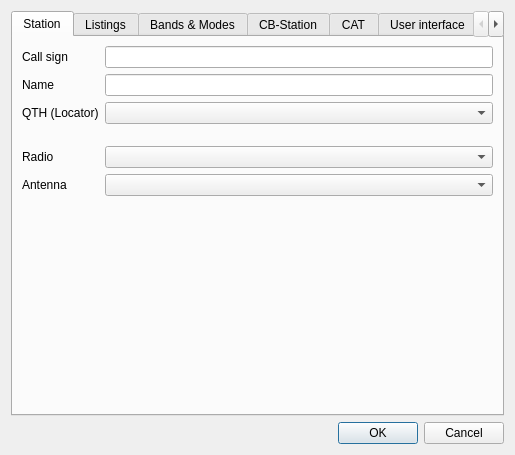
<?xml version="1.0" encoding="UTF-8"?>
<ui version="4.0">
 <class>Dialog</class>
 <widget class="QDialog" name="Dialog">
  <property name="geometry">
   <rect>
    <x>0</x>
    <y>0</y>
    <width>515</width>
    <height>455</height>
   </rect>
  </property>
  <property name="windowTitle">
   <string>Settings</string>
  </property>
  <layout class="QVBoxLayout" name="verticalLayout">
   <item>
    <widget class="QTabWidget" name="tabWidget">
     <property name="sizePolicy">
      <sizepolicy hsizetype="Expanding" vsizetype="Ignored">
       <horstretch>0</horstretch>
       <verstretch>0</verstretch>
      </sizepolicy>
     </property>
     <property name="currentIndex">
      <number>0</number>
     </property>
     <widget class="QWidget" name="station">
      <attribute name="title">
       <string>Station</string>
      </attribute>
      <layout class="QFormLayout" name="formLayout">
       <item row="0" column="0">
        <widget class="QLabel" name="label">
         <property name="text">
          <string>Call sign</string>
         </property>
        </widget>
       </item>
       <item row="0" column="1">
        <widget class="QLineEdit" name="callsignLineEdit"/>
       </item>
       <item row="1" column="0">
        <widget class="QLabel" name="label_2">
         <property name="text">
          <string>Name</string>
         </property>
        </widget>
       </item>
       <item row="1" column="1">
        <widget class="QLineEdit" name="nameLineEdit"/>
       </item>
       <item row="2" column="0">
        <widget class="QLabel" name="label_3">
         <property name="text">
          <string>QTH (Locator)</string>
         </property>
        </widget>
       </item>
       <item row="3" column="1">
        <spacer name="verticalSpacer">
         <property name="orientation">
          <enum>Qt::Vertical</enum>
         </property>
         <property name="sizeType">
          <enum>QSizePolicy::Minimum</enum>
         </property>
         <property name="sizeHint" stdset="0">
          <size>
           <width>20</width>
           <height>10</height>
          </size>
         </property>
        </spacer>
       </item>
       <item row="4" column="0">
        <widget class="QLabel" name="label_5">
         <property name="text">
          <string>Radio</string>
         </property>
        </widget>
       </item>
       <item row="4" column="1">
        <widget class="QComboBox" name="radioComboBox"/>
       </item>
       <item row="5" column="0">
        <widget class="QLabel" name="label_6">
         <property name="text">
          <string>Antenna</string>
         </property>
        </widget>
       </item>
       <item row="5" column="1">
        <widget class="QComboBox" name="antennaComboBox"/>
       </item>
       <item row="6" column="1">
        <spacer name="verticalSpacer_11">
         <property name="orientation">
          <enum>Qt::Vertical</enum>
         </property>
         <property name="sizeHint" stdset="0">
          <size>
           <width>20</width>
           <height>500</height>
          </size>
         </property>
        </spacer>
       </item>
       <item row="2" column="1">
        <widget class="QComboBox" name="qthComboBox"/>
       </item>
      </layout>
     </widget>
     <widget class="QWidget" name="listings">
      <attribute name="title">
       <string>Listings</string>
      </attribute>
      <layout class="QVBoxLayout" name="verticalLayout_12">
       <item>
        <widget class="QWidget" name="listingsWidget" native="true">
         <layout class="QGridLayout" name="gridLayout"/>
        </widget>
       </item>
      </layout>
     </widget>
     <widget class="QWidget" name="bands_modes">
      <attribute name="title">
       <string>Bands &amp;&amp; Modes</string>
      </attribute>
      <layout class="QVBoxLayout" name="verticalLayout_14">
       <item>
        <widget class="QGroupBox" name="bandsGroupBox">
         <property name="title">
          <string>Bands</string>
         </property>
         <layout class="QHBoxLayout" name="horizontalLayout"/>
        </widget>
       </item>
       <item>
        <widget class="QGroupBox" name="modesGroupBox">
         <property name="title">
          <string>Modes</string>
         </property>
         <layout class="QHBoxLayout" name="horizontalLayout_11"/>
        </widget>
       </item>
      </layout>
     </widget>
     <widget class="QWidget" name="cb_station">
      <attribute name="title">
       <string>CB-Station</string>
      </attribute>
      <layout class="QFormLayout" name="formLayout_2">
       <item row="0" column="0">
        <widget class="QLabel" name="label_10">
         <property name="text">
          <string>Call sign</string>
         </property>
        </widget>
       </item>
       <item row="0" column="1">
        <widget class="QLineEdit" name="callsignCBLineEdit"/>
       </item>
       <item row="1" column="0">
        <widget class="QLabel" name="label_9">
         <property name="text">
          <string>Radio</string>
         </property>
        </widget>
       </item>
       <item row="1" column="1">
        <widget class="QLineEdit" name="radioCBLineEdit"/>
       </item>
       <item row="2" column="0">
        <widget class="QLabel" name="label_11">
         <property name="text">
          <string>Antenna</string>
         </property>
        </widget>
       </item>
       <item row="2" column="1">
        <widget class="QLineEdit" name="antennaCBLineEdit"/>
       </item>
       <item row="5" column="1">
        <spacer name="verticalSpacer_2">
         <property name="orientation">
          <enum>Qt::Vertical</enum>
         </property>
         <property name="sizeHint" stdset="0">
          <size>
           <width>20</width>
           <height>40</height>
          </size>
         </property>
        </spacer>
       </item>
       <item row="3" column="1">
        <widget class="QCheckBox" name="cbDefaultCheckBox">
         <property name="text">
          <string>Select CB band by default</string>
         </property>
        </widget>
       </item>
       <item row="4" column="1">
        <widget class="QCheckBox" name="expCBQSOsCheckBox">
         <property name="toolTip">
          <string>On import CB QSOs will always be handled</string>
         </property>
         <property name="text">
          <string>Export CB QSOs to ADIF</string>
         </property>
        </widget>
       </item>
      </layout>
     </widget>
     <widget class="QWidget" name="cat">
      <attribute name="title">
       <string>CAT</string>
      </attribute>
      <layout class="QFormLayout" name="formLayout_3">
       <item row="1" column="0">
        <widget class="QLabel" name="rigctldPathLabel">
         <property name="text">
          <string>Hamlib rigctld</string>
         </property>
        </widget>
       </item>
       <item row="1" column="1">
        <layout class="QHBoxLayout" name="horizontalLayout_2">
         <property name="spacing">
          <number>0</number>
         </property>
         <item>
          <widget class="QLineEdit" name="hamlibPathLineEdit">
           <property name="readOnly">
            <bool>true</bool>
           </property>
          </widget>
         </item>
         <item>
          <widget class="QToolButton" name="hamlibPathToolButton">
           <property name="text">
            <string>...</string>
           </property>
          </widget>
         </item>
        </layout>
       </item>
       <item row="2" column="1">
        <widget class="QLabel" name="checkHamlibLabel">
         <property name="palette">
          <palette>
           <active>
            <colorrole role="WindowText">
             <brush brushstyle="SolidPattern">
              <color alpha="255">
               <red>255</red>
               <green>0</green>
               <blue>0</blue>
              </color>
             </brush>
            </colorrole>
           </active>
           <inactive>
            <colorrole role="WindowText">
             <brush brushstyle="SolidPattern">
              <color alpha="255">
               <red>255</red>
               <green>0</green>
               <blue>0</blue>
              </color>
             </brush>
            </colorrole>
           </inactive>
           <disabled/>
          </palette>
         </property>
         <property name="text">
          <string/>
         </property>
        </widget>
       </item>
       <item row="3" column="0">
        <widget class="QLabel" name="label_12">
         <property name="text">
          <string>Interface</string>
         </property>
        </widget>
       </item>
       <item row="3" column="1">
        <layout class="QHBoxLayout" name="horizontalLayout_5">
         <item>
          <widget class="QLineEdit" name="catInterfaceLineEdit"/>
         </item>
         <item>
          <widget class="QComboBox" name="catBaudComboBox">
           <item>
            <property name="text">
             <string>128000</string>
            </property>
           </item>
           <item>
            <property name="text">
             <string>115200</string>
            </property>
           </item>
           <item>
            <property name="text">
             <string>57600</string>
            </property>
           </item>
           <item>
            <property name="text">
             <string>38400</string>
            </property>
           </item>
           <item>
            <property name="text">
             <string>19200</string>
            </property>
           </item>
           <item>
            <property name="text">
             <string>14400</string>
            </property>
           </item>
           <item>
            <property name="text">
             <string>9600</string>
            </property>
           </item>
           <item>
            <property name="text">
             <string>4800</string>
            </property>
           </item>
           <item>
            <property name="text">
             <string>2400</string>
            </property>
           </item>
           <item>
            <property name="text">
             <string>1200</string>
            </property>
           </item>
          </widget>
         </item>
        </layout>
       </item>
       <item row="5" column="0">
        <widget class="QLabel" name="label_13">
         <property name="text">
          <string>Rig</string>
         </property>
        </widget>
       </item>
       <item row="5" column="1">
        <layout class="QHBoxLayout" name="horizontalLayout_3">
         <item>
          <widget class="QComboBox" name="manufacturerComboBox"/>
         </item>
         <item>
          <widget class="QComboBox" name="modelComboBox"/>
         </item>
        </layout>
       </item>
       <item row="6" column="1">
        <spacer name="verticalSpacer_3">
         <property name="orientation">
          <enum>Qt::Vertical</enum>
         </property>
         <property name="sizeType">
          <enum>QSizePolicy::Minimum</enum>
         </property>
         <property name="sizeHint" stdset="0">
          <size>
           <width>20</width>
           <height>20</height>
          </size>
         </property>
        </spacer>
       </item>
       <item row="7" column="1">
        <layout class="QHBoxLayout" name="horizontalLayout_4">
         <item>
          <widget class="QPushButton" name="ctrlRigctldPushButton">
           <property name="text">
            <string>Start</string>
           </property>
           <property name="checkable">
            <bool>true</bool>
           </property>
          </widget>
         </item>
         <item>
          <spacer name="horizontalSpacer_2">
           <property name="orientation">
            <enum>Qt::Horizontal</enum>
           </property>
           <property name="sizeHint" stdset="0">
            <size>
             <width>40</width>
             <height>20</height>
            </size>
           </property>
          </spacer>
         </item>
        </layout>
       </item>
       <item row="9" column="1">
        <widget class="QLabel" name="checkHamlibRunLabel">
         <property name="text">
          <string/>
         </property>
        </widget>
       </item>
       <item row="8" column="1">
        <spacer name="verticalSpacer_7">
         <property name="orientation">
          <enum>Qt::Vertical</enum>
         </property>
         <property name="sizeHint" stdset="0">
          <size>
           <width>20</width>
           <height>1000</height>
          </size>
         </property>
        </spacer>
       </item>
      </layout>
     </widget>
     <widget class="QWidget" name="userinterface">
      <attribute name="title">
       <string>User interface</string>
      </attribute>
      <layout class="QHBoxLayout" name="horizontalLayout_6">
       <item>
        <layout class="QVBoxLayout" name="verticalLayout_5">
         <item>
          <widget class="QGroupBox" name="groupBox_2">
           <property name="title">
            <string>Sort on column</string>
           </property>
           <layout class="QHBoxLayout" name="horizontalLayout_8">
            <item>
             <layout class="QVBoxLayout" name="verticalLayout_11">
              <item>
               <widget class="QComboBox" name="sortComboBox"/>
              </item>
              <item>
               <spacer name="verticalSpacer_10">
                <property name="orientation">
                 <enum>Qt::Vertical</enum>
                </property>
                <property name="sizeHint" stdset="0">
                 <size>
                  <width>20</width>
                  <height>40</height>
                 </size>
                </property>
               </spacer>
              </item>
             </layout>
            </item>
            <item>
             <layout class="QVBoxLayout" name="verticalLayout_10">
              <item>
               <widget class="QRadioButton" name="sortAscRadioButton">
                <property name="text">
                 <string>Ascending</string>
                </property>
                <property name="checked">
                 <bool>true</bool>
                </property>
               </widget>
              </item>
              <item>
               <widget class="QRadioButton" name="sortDscRadioButton">
                <property name="text">
                 <string>Descending</string>
                </property>
               </widget>
              </item>
             </layout>
            </item>
           </layout>
          </widget>
         </item>
         <item>
          <spacer name="verticalSpacer_6">
           <property name="orientation">
            <enum>Qt::Vertical</enum>
           </property>
           <property name="sizeHint" stdset="0">
            <size>
             <width>20</width>
             <height>40</height>
            </size>
           </property>
          </spacer>
         </item>
         <item>
          <widget class="QGroupBox" name="groupBox_7">
           <property name="title">
            <string>Recent QSOs</string>
           </property>
           <layout class="QHBoxLayout" name="horizontalLayout_9">
            <item>
             <widget class="QLabel" name="label_20">
              <property name="text">
               <string>Show QSOs from</string>
              </property>
             </widget>
            </item>
            <item>
             <widget class="QComboBox" name="recentQSOsComboBox">
              <item>
               <property name="text">
                <string>Show all</string>
               </property>
              </item>
              <item>
               <property name="text">
                <string>Last week</string>
               </property>
              </item>
              <item>
               <property name="text">
                <string>Last month</string>
               </property>
              </item>
              <item>
               <property name="text">
                <string>Last half year</string>
               </property>
              </item>
              <item>
               <property name="text">
                <string>Last year</string>
               </property>
              </item>
             </widget>
            </item>
            <item>
             <spacer name="horizontalSpacer_3">
              <property name="orientation">
               <enum>Qt::Horizontal</enum>
              </property>
              <property name="sizeHint" stdset="0">
               <size>
                <width>40</width>
                <height>20</height>
               </size>
              </property>
             </spacer>
            </item>
           </layout>
          </widget>
         </item>
         <item>
          <widget class="QGroupBox" name="columnsGroupBox">
           <property name="title">
            <string>Show or hide columns</string>
           </property>
           <layout class="QHBoxLayout" name="horizontalLayout_7"/>
          </widget>
         </item>
         <item>
          <widget class="QGroupBox" name="groupBox_8">
           <property name="toolTip">
            <string>Effective after application restart</string>
           </property>
           <property name="title">
            <string>Logging output</string>
           </property>
           <layout class="QHBoxLayout" name="horizontalLayout_10">
            <item>
             <widget class="QLabel" name="label_21">
              <property name="text">
               <string>Level</string>
              </property>
             </widget>
            </item>
            <item>
             <widget class="QComboBox" name="logLevelComboBox">
              <property name="currentText">
               <string notr="true">Info</string>
              </property>
              <property name="currentIndex">
               <number>1</number>
              </property>
              <item>
               <property name="text">
                <string notr="true">Debug</string>
               </property>
              </item>
              <item>
               <property name="text">
                <string notr="true">Info</string>
               </property>
              </item>
              <item>
               <property name="text">
                <string notr="true">Warning</string>
               </property>
              </item>
              <item>
               <property name="text">
                <string notr="true">Error</string>
               </property>
              </item>
              <item>
               <property name="text">
                <string notr="true">Critical</string>
               </property>
              </item>
             </widget>
            </item>
            <item>
             <widget class="QCheckBox" name="logToFileCheckBox">
              <property name="text">
               <string>Log to file</string>
              </property>
             </widget>
            </item>
            <item>
             <spacer name="horizontalSpacer_4">
              <property name="orientation">
               <enum>Qt::Horizontal</enum>
              </property>
              <property name="sizeHint" stdset="0">
               <size>
                <width>40</width>
                <height>20</height>
               </size>
              </property>
             </spacer>
            </item>
           </layout>
          </widget>
         </item>
        </layout>
       </item>
      </layout>
     </widget>
     <widget class="QWidget" name="import_export">
      <attribute name="title">
       <string>Import/Export</string>
      </attribute>
      <layout class="QVBoxLayout" name="verticalLayout_2">
       <item>
        <widget class="QGroupBox" name="groupBox_3">
         <property name="title">
          <string>Export</string>
         </property>
         <layout class="QVBoxLayout" name="verticalLayout_7">
          <item>
           <widget class="QCheckBox" name="expOwnNotesADIFCheckBox">
            <property name="text">
             <string>Export own notes to ADIF</string>
            </property>
           </widget>
          </item>
          <item>
           <widget class="QCheckBox" name="expRecentOnlyCheckBox">
            <property name="toolTip">
             <string>See settings page &quot;User interface&quot;</string>
            </property>
            <property name="text">
             <string>Export only recent QSOs</string>
            </property>
           </widget>
          </item>
         </layout>
        </widget>
       </item>
       <item>
        <widget class="QGroupBox" name="groupBox_9">
         <property name="title">
          <string>ADIF Import</string>
         </property>
         <layout class="QVBoxLayout" name="verticalLayout_13">
          <item>
           <widget class="QCheckBox" name="useCfgIDImportCheckBox">
            <property name="text">
             <string>Use configured ID for missing values</string>
            </property>
           </widget>
          </item>
          <item>
           <widget class="QCheckBox" name="useCfgStationImportCheckBox">
            <property name="text">
             <string>Use configured Station for missing values</string>
            </property>
           </widget>
          </item>
         </layout>
        </widget>
       </item>
       <item>
        <widget class="QGroupBox" name="groupBox_4">
         <property name="title">
          <string>Watch File</string>
         </property>
         <layout class="QVBoxLayout" name="verticalLayout_8">
          <item>
           <widget class="QCheckBox" name="useCfgIDWatchCheckBox">
            <property name="text">
             <string>Use configured ID for missing values</string>
            </property>
           </widget>
          </item>
          <item>
           <widget class="QCheckBox" name="useCfgStationWatchCheckBox">
            <property name="text">
             <string>Use configured Station for missing values</string>
            </property>
           </widget>
          </item>
         </layout>
        </widget>
       </item>
       <item>
        <widget class="QGroupBox" name="groupBox_10">
         <property name="title">
          <string>CassiopeiaConsole</string>
         </property>
         <layout class="QVBoxLayout" name="verticalLayout_15">
          <item>
           <widget class="QCheckBox" name="useCfgStationCCCheckBox">
            <property name="text">
             <string>Use configured Station for missing values</string>
            </property>
           </widget>
          </item>
         </layout>
        </widget>
       </item>
       <item>
        <spacer name="verticalSpacer_8">
         <property name="orientation">
          <enum>Qt::Vertical</enum>
         </property>
         <property name="sizeHint" stdset="0">
          <size>
           <width>20</width>
           <height>40</height>
          </size>
         </property>
        </spacer>
       </item>
      </layout>
     </widget>
     <widget class="QWidget" name="credentials">
      <attribute name="title">
       <string>Credentials</string>
      </attribute>
      <layout class="QVBoxLayout" name="verticalLayout_9">
       <item>
        <widget class="QGroupBox" name="groupBox_5">
         <property name="title">
          <string>Callbook</string>
         </property>
         <layout class="QFormLayout" name="formLayout_4">
          <item row="1" column="0">
           <widget class="QLabel" name="label_16">
            <property name="text">
             <string>Username</string>
            </property>
           </widget>
          </item>
          <item row="1" column="1">
           <widget class="QLineEdit" name="callbookUserLineEdit"/>
          </item>
          <item row="2" column="0">
           <widget class="QLabel" name="label_17">
            <property name="text">
             <string>Password</string>
            </property>
           </widget>
          </item>
          <item row="2" column="1">
           <widget class="QLineEdit" name="callbookPasswdLineEdit">
            <property name="echoMode">
             <enum>QLineEdit::PasswordEchoOnEdit</enum>
            </property>
           </widget>
          </item>
          <item row="0" column="1">
           <widget class="QComboBox" name="callbookComboBox"/>
          </item>
          <item row="0" column="0">
           <widget class="QLabel" name="label_24">
            <property name="text">
             <string>Service</string>
            </property>
           </widget>
          </item>
         </layout>
        </widget>
       </item>
       <item>
        <widget class="QGroupBox" name="groupBox_6">
         <property name="title">
          <string>eQSL</string>
         </property>
         <layout class="QFormLayout" name="formLayout_5">
          <item row="0" column="0">
           <widget class="QLabel" name="label_18">
            <property name="text">
             <string>Username</string>
            </property>
           </widget>
          </item>
          <item row="0" column="1">
           <widget class="QLineEdit" name="eqslUserLineEdit"/>
          </item>
          <item row="1" column="0">
           <widget class="QLabel" name="label_19">
            <property name="text">
             <string>Password</string>
            </property>
           </widget>
          </item>
          <item row="1" column="1">
           <widget class="QLineEdit" name="eqslPasswdLineEdit">
            <property name="echoMode">
             <enum>QLineEdit::PasswordEchoOnEdit</enum>
            </property>
           </widget>
          </item>
         </layout>
        </widget>
       </item>
       <item>
        <widget class="QGroupBox" name="groupBox_8">
         <property name="title">
          <string>LoTW</string>
         </property>
         <layout class="QFormLayout" name="formLayout_6">
          <item row="0" column="0">
           <widget class="QLabel" name="label_22">
            <property name="text">
             <string>Username</string>
            </property>
           </widget>
          </item>
          <item row="0" column="1">
           <widget class="QLineEdit" name="lotwUserLineEdit">
            <property name="toolTip">
             <string>Username for LoTW online account not for the certificate</string>
            </property>
           </widget>
          </item>
          <item row="1" column="0">
           <widget class="QLabel" name="label_21">
            <property name="text">
             <string>Password</string>
            </property>
           </widget>
          </item>
          <item row="1" column="1">
           <widget class="QLineEdit" name="lotwPasswdLineEdit">
            <property name="toolTip">
             <string>Password for LoTW online account not for the certificate</string>
            </property>
            <property name="echoMode">
             <enum>QLineEdit::PasswordEchoOnEdit</enum>
            </property>
           </widget>
          </item>
          <item row="3" column="1">
           <widget class="QCheckBox" name="lotwCertPwdCheckBox">
            <property name="text">
             <string>Certificate needs password</string>
            </property>
           </widget>
          </item>
          <item row="3" column="0">
           <widget class="QLabel" name="label_23">
            <property name="text">
             <string>TQSL</string>
            </property>
           </widget>
          </item>
          <item row="2" column="1">
           <widget class="Line" name="line">
            <property name="orientation">
             <enum>Qt::Horizontal</enum>
            </property>
           </widget>
          </item>
         </layout>
        </widget>
       </item>
       <item>
        <spacer name="verticalSpacer_9">
         <property name="orientation">
          <enum>Qt::Vertical</enum>
         </property>
         <property name="sizeHint" stdset="0">
          <size>
           <width>20</width>
           <height>40</height>
          </size>
         </property>
        </spacer>
       </item>
      </layout>
     </widget>
    </widget>
   </item>
   <item>
    <widget class="QDialogButtonBox" name="buttonBox">
     <property name="orientation">
      <enum>Qt::Horizontal</enum>
     </property>
     <property name="standardButtons">
      <set>QDialogButtonBox::Cancel|QDialogButtonBox::Ok</set>
     </property>
    </widget>
   </item>
  </layout>
 </widget>
 <resources/>
 <connections>
  <connection>
   <sender>buttonBox</sender>
   <signal>accepted()</signal>
   <receiver>Dialog</receiver>
   <slot>accept()</slot>
   <hints>
    <hint type="sourcelabel">
     <x>248</x>
     <y>254</y>
    </hint>
    <hint type="destinationlabel">
     <x>157</x>
     <y>274</y>
    </hint>
   </hints>
  </connection>
  <connection>
   <sender>buttonBox</sender>
   <signal>rejected()</signal>
   <receiver>Dialog</receiver>
   <slot>reject()</slot>
   <hints>
    <hint type="sourcelabel">
     <x>316</x>
     <y>260</y>
    </hint>
    <hint type="destinationlabel">
     <x>286</x>
     <y>274</y>
    </hint>
   </hints>
  </connection>
  <connection>
   <sender>ctrlRigctldPushButton</sender>
   <signal>toggled(bool)</signal>
   <receiver>Dialog</receiver>
   <slot>ctrlRigctld(bool)</slot>
   <hints>
    <hint type="sourcelabel">
     <x>130</x>
     <y>197</y>
    </hint>
    <hint type="destinationlabel">
     <x>206</x>
     <y>142</y>
    </hint>
   </hints>
  </connection>
  <connection>
   <sender>hamlibPathToolButton</sender>
   <signal>clicked()</signal>
   <receiver>Dialog</receiver>
   <slot>chooseHamlibPath()</slot>
   <hints>
    <hint type="sourcelabel">
     <x>379</x>
     <y>60</y>
    </hint>
    <hint type="destinationlabel">
     <x>206</x>
     <y>142</y>
    </hint>
   </hints>
  </connection>
  <connection>
   <sender>manufacturerComboBox</sender>
   <signal>currentTextChanged(QString)</signal>
   <receiver>Dialog</receiver>
   <slot>mfrChanged(QString)</slot>
   <hints>
    <hint type="sourcelabel">
     <x>165</x>
     <y>148</y>
    </hint>
    <hint type="destinationlabel">
     <x>206</x>
     <y>142</y>
    </hint>
   </hints>
  </connection>
  <connection>
   <sender>callsignCBLineEdit</sender>
   <signal>textChanged(QString)</signal>
   <receiver>Dialog</receiver>
   <slot>callSignCBChanged(QString)</slot>
   <hints>
    <hint type="sourcelabel">
     <x>63</x>
     <y>40</y>
    </hint>
    <hint type="destinationlabel">
     <x>206</x>
     <y>152</y>
    </hint>
   </hints>
  </connection>
  <connection>
   <sender>callsignLineEdit</sender>
   <signal>textChanged(QString)</signal>
   <receiver>Dialog</receiver>
   <slot>callSignChanged(QString)</slot>
   <hints>
    <hint type="sourcelabel">
     <x>231</x>
     <y>53</y>
    </hint>
    <hint type="destinationlabel">
     <x>206</x>
     <y>152</y>
    </hint>
   </hints>
  </connection>
  <connection>
   <sender>callsignCBLineEdit</sender>
   <signal>textEdited(QString)</signal>
   <receiver>Dialog</receiver>
   <slot>callSignCBChanged(QString)</slot>
   <hints>
    <hint type="sourcelabel">
     <x>63</x>
     <y>40</y>
    </hint>
    <hint type="destinationlabel">
     <x>206</x>
     <y>152</y>
    </hint>
   </hints>
  </connection>
  <connection>
   <sender>callsignLineEdit</sender>
   <signal>textEdited(QString)</signal>
   <receiver>Dialog</receiver>
   <slot>callSignChanged(QString)</slot>
   <hints>
    <hint type="sourcelabel">
     <x>231</x>
     <y>53</y>
    </hint>
    <hint type="destinationlabel">
     <x>206</x>
     <y>152</y>
    </hint>
   </hints>
  </connection>
  <connection>
   <sender>callbookComboBox</sender>
   <signal>currentTextChanged(QString)</signal>
   <receiver>Dialog</receiver>
   <slot>callbookSelected(QString)</slot>
   <hints>
    <hint type="sourcelabel">
     <x>69</x>
     <y>57</y>
    </hint>
    <hint type="destinationlabel">
     <x>257</x>
     <y>227</y>
    </hint>
   </hints>
  </connection>
 </connections>
 <slots>
  <slot>calcLocator()</slot>
  <slot>chooseHamlibPath()</slot>
  <slot>ctrlRigctld(bool)</slot>
  <slot>mfrChanged(QString)</slot>
  <slot>locatorChanged(QString)</slot>
  <slot>callSignChanged(QString)</slot>
  <slot>callSignCBChanged(QString)</slot>
  <slot>hideCol()</slot>
  <slot>showCol()</slot>
  <slot>callbookSelected(QString)</slot>
 </slots>
</ui>
